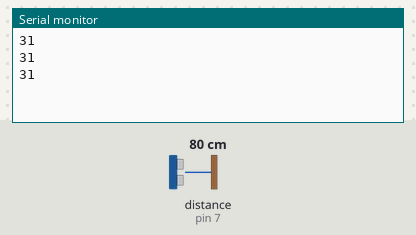
Recording of a sketch running on a simulated Arduino Uno, built with avr-gcc and run on an emulated ATmega328P. Parts: the last lines printed to the serial monitor. Wiring (inferred from the names in the program): ultrasonic range finder: trigger pin 8; echo pin 7. The inputs (shaded band) are chosen by the test bench; at power-on: distance to the obstacle (sensor on pin 7) 80 cm. The echo pulse lasts 58.3 µs per cm.

Above: at 1.3 s.
1.4 s: distance to the obstacle (sensor on pin 7) set to 2 cm
At 2.0 s:
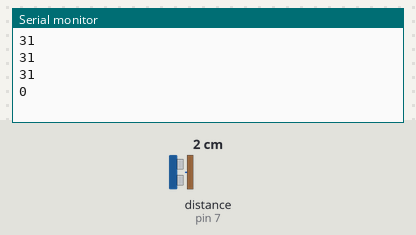
2.9 s: distance to the obstacle (sensor on pin 7) set to 4 cm
At 3.6 s:
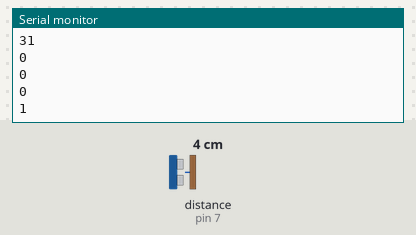
Timing chart, 0 to 5.9 s (numbered marks = the images above; inputs shaded):
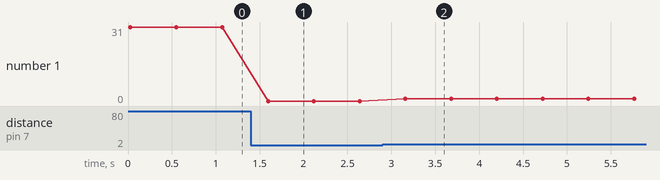

Measured:
- after the input at 1.4 s, the serial monitor: prints a new line after 0.20 s (image 1)
- after the input at 2.9 s, the serial monitor: prints a new line after 0.26 s (image 2)
- plotted number 1: 31 → 0 after the input at 1.4 s, 0 → 1 after the input at 2.9 s

The sketch:

SimpleDistance.ino
```cpp
#define echoPin 7
#define trigPin 8

long duration, distance, inches;
int wait;

long microsecondsToInches(long);
long microsecondsToCentimeters(long);

void setup()
{
  // This code will only run once, after each powerup or reset of the board
  pinMode(trigPin, OUTPUT);
  pinMode(echoPin, INPUT);
  Serial.begin(9600);
  wait = 500;
}

void loop()
{
  // This code will loops consecutively
  // Send out pulse
  digitalWrite(trigPin, LOW);
  delayMicroseconds(2);

  digitalWrite(trigPin, HIGH);
  delayMicroseconds(10);

  digitalWrite(trigPin, LOW);
  duration = pulseIn(echoPin, HIGH);
  inches = microsecondsToInches(duration);

  delay(20);
  Serial.println(inches);
  delay(wait);

}

long microsecondsToInches(long microseconds){

  // sounds travels at 1130 feet per second
  // therefore there are 73.746 microseconds in an inch
  // divide by two to get distance

  return microseconds / 74 / 2;

}

long microsecondsToCentimeters(long microseconds){

  //speed of sound is 340 m/s or 29 microseconds per cm

  return microseconds / 29 / 2;
}
```
